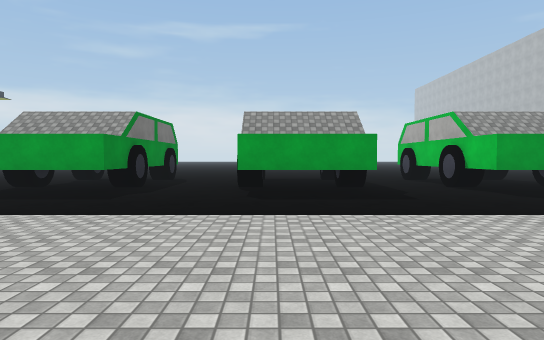
View 1 (above)

24 first-person views from a walk through a scene from a Unity 3-D project. The camera is 1.4 m above the floor, tilts 2° down and sees 75° across. The floor is counted in squares, 2 m on a side. Each view is taken from the middle of a square. On the plan, view 1 faces up. The plan holds only what a view shows up to about 11 squares ahead; the rest is blank. The place goes on beyond the plan. The player is left out. Surface patterns are stand-ins for the level's own textures.

View 2
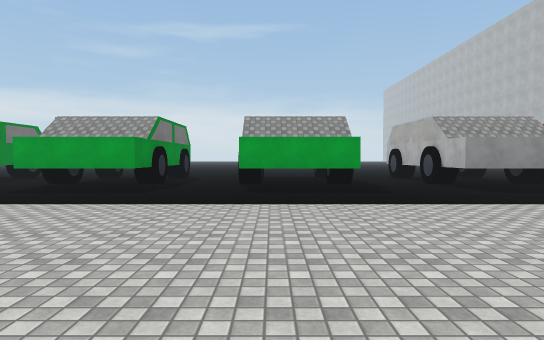

View 3
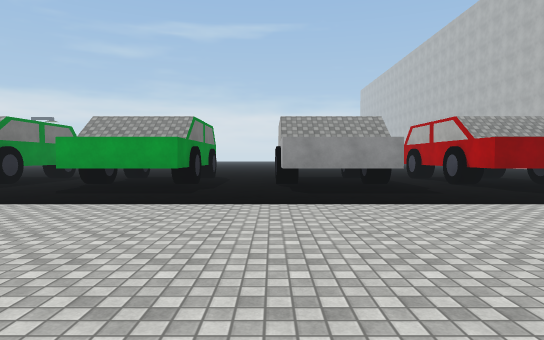

View 4
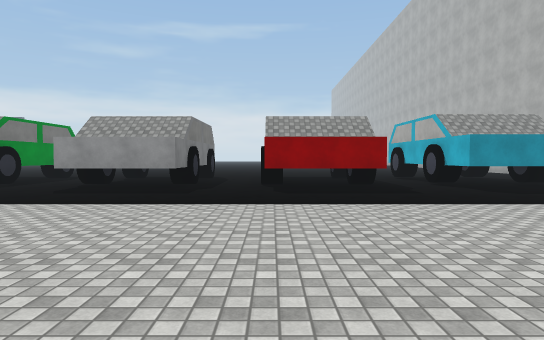

View 5
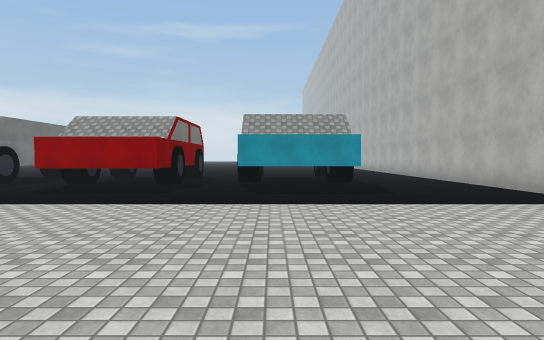

View 6
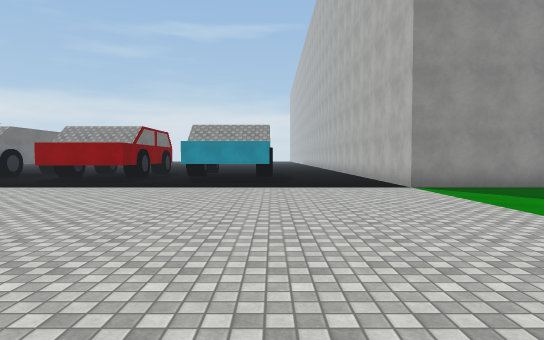

View 7
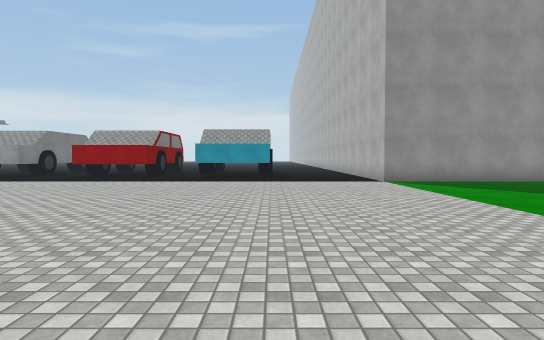

View 8
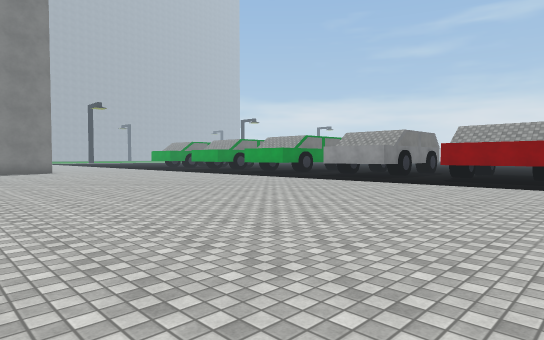

View 9
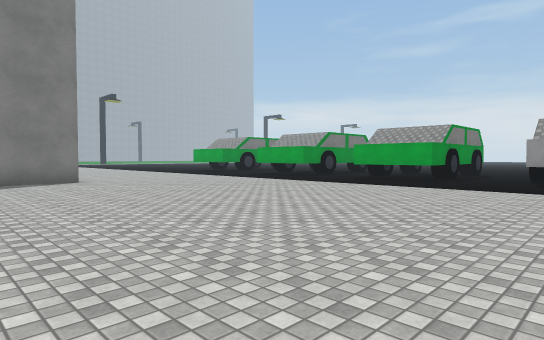

View 10
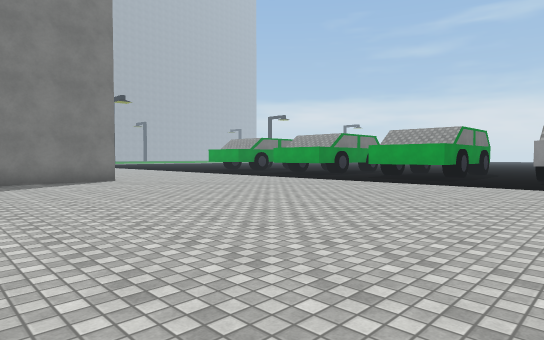

View 11
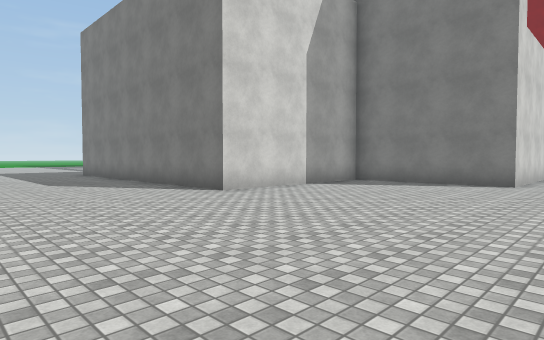

View 12
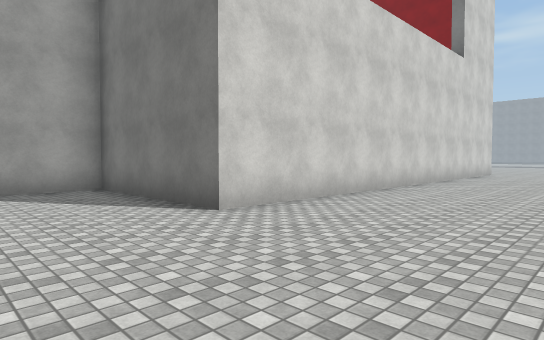

View 13
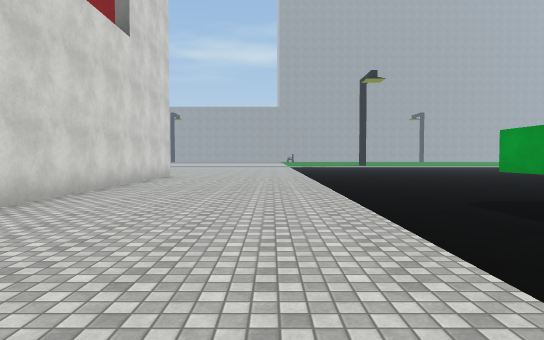

View 14
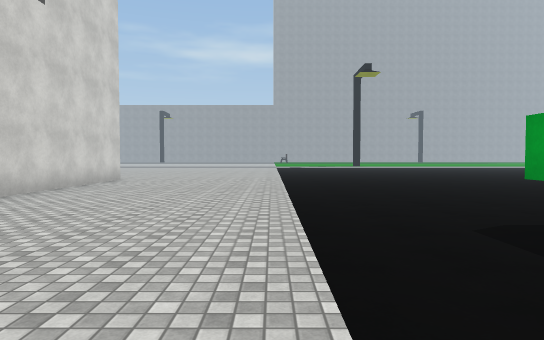

View 15
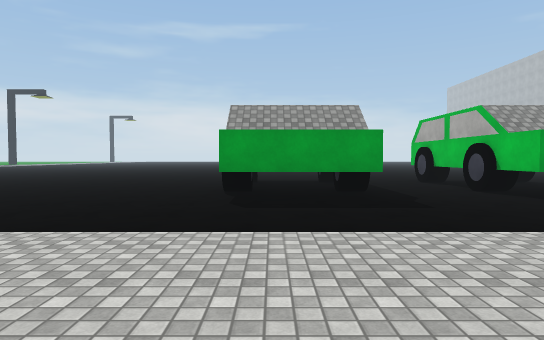

View 16
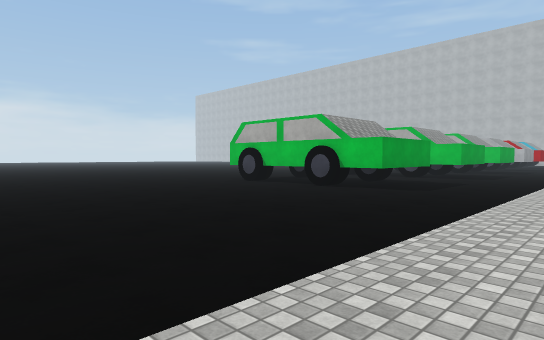

View 17
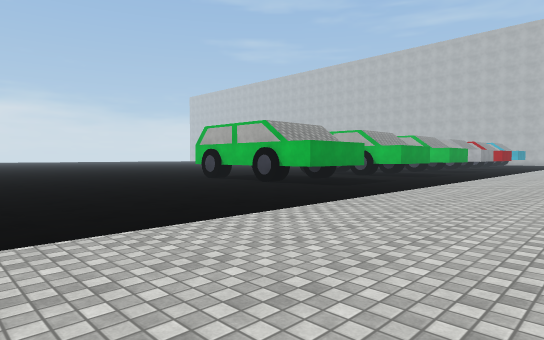

View 18
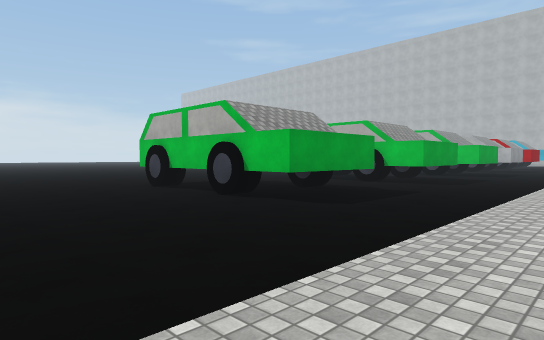

View 19
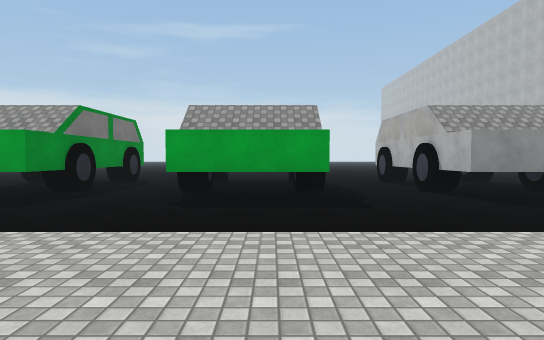

View 20
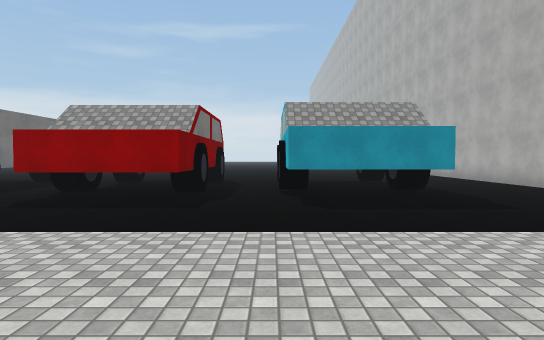

View 21
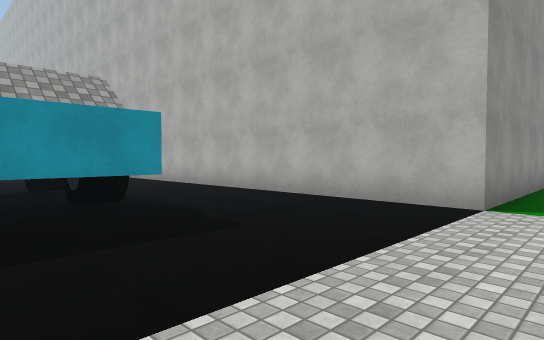

View 22
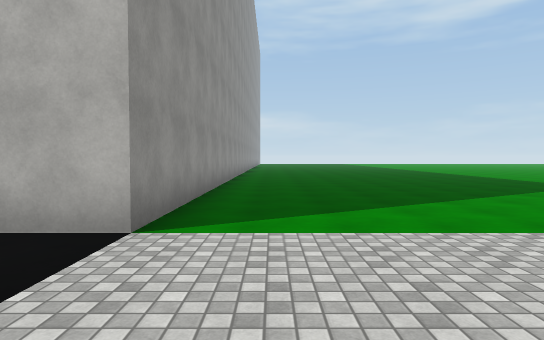

View 23
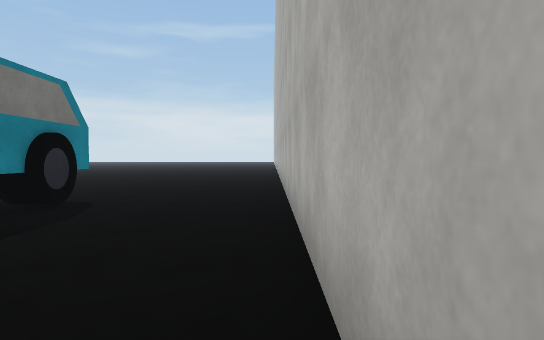

View 24
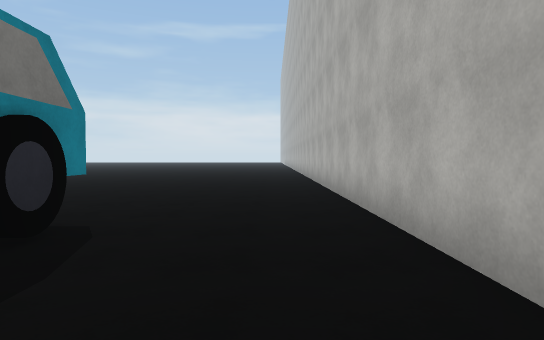

### Floor plan
Points are (right, up) in squares from view 1. A wall is a line through its corners. A room is listed if a view was taken in it or the views show most of it. See-through windows are left out.
Room 1 (views 1, 2, 3, 4, 5, 6, 7, 8, 9, 10, 11, 12, 13, 14, 15, 16, 17, 18, 19, 20, 21, 22, 23, 24)
walls: (7.1, 7.9) (6.5, 7.9); (9.7, 7.9) (9, 7.9); (4.7, 7.9) (4.1, 7.9); (6.9, 10.1) (6.9, 6.7) (4.3, 6.7) (4.3, 11.1); (12, 7.9) (11.4, 7.9); (4.8, 10.5) (4.1, 10.5); (11.9, 10) (11.9, 6.7) (9.2, 6.7) (9.2, 12); (2.1, 7.9) (1.6, 7.9); (14.3, 7.9) (13.6, 7.9); (-0.2, 7.9) (-0.9, 7.9); (2, 12) (2, 6.7) (-0.7, 6.7) (-0.7, 12); (16.6, 7.9) (16.1, 7.9); (-0.1, 10.5) (-0.9, 10.5); (16.5, 11.5) (16.5, 6.7) (13.8, 6.7) (13.8, 10); (18.8, 7.9) (18.1, 7.9); (-3, 7.9) (-3.6, 7.9); (-3.2, 11.1) (-3.2, 6.7) (-5.9, 6.7) (-5.9, 12.1); (21, 6.7) (18.3, 6.7) (18.3, 10); (-5.4, 7.9) (-6, 7.9); (21, 12) (21, 10); (28.5, 4.3) (24.3, 4.3) (24.3, 18.5); (-13, -0.8) (0.2, -0.8) (0.2, -5.1) (5.4, -5.1) (5.4, -7.5)
low walls: (21.1, 7.9) (20.5, 7.9)
ways out: opening at (0, 10)

Positions as (right, up) in squares from view 1, and headings:
1: (0, 0), facing up
2: (5, -1), facing up
3: (9, -1), facing up
4: (14, -1), facing up
5: (19, -1), facing up
6: (21, -4), facing up
7: (21, -6), facing up
8: (18, -5), facing up-left
9: (11, -4), facing up-left
10: (11, -5), facing up-left
11: (10, 1), facing down-left
12: (3, 3), facing down-left
13: (0, 3), facing left
14: (-2, 4), facing left
15: (-5, 1), facing up
16: (-13, 3), facing up-right
17: (-13, 1), facing up-right
18: (-10, 3), facing up-right
19: (6, 1), facing up
20: (18, 1), facing up
21: (19, 3), facing up-right
22: (21, 3), facing right
23: (24, 6), facing up
24: (23, 8), facing up
